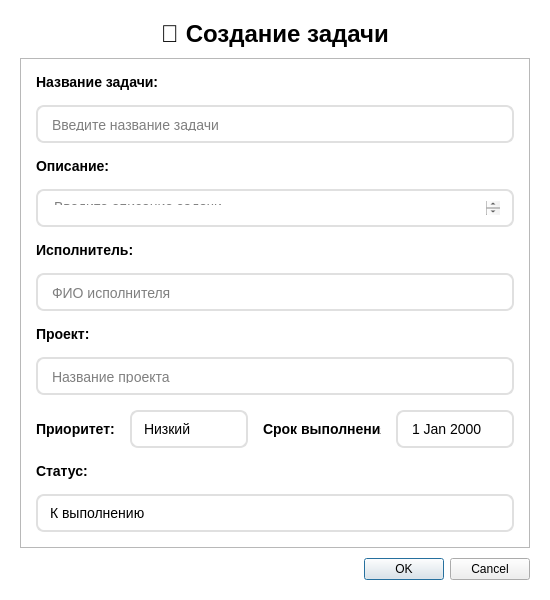
<?xml version="1.0" encoding="UTF-8"?>
<ui version="4.0">
 <class>TaskDialog</class>
 <widget class="QDialog" name="TaskDialog">
  <property name="geometry">
   <rect>
    <x>0</x>
    <y>0</y>
    <width>550</width>
    <height>600</height>
   </rect>
  </property>
  <property name="minimumSize">
   <size>
    <width>500</width>
    <height>550</height>
   </size>
  </property>
  <property name="windowTitle">
   <string>Создание/Редактирование задачи</string>
  </property>
  <property name="modal">
   <bool>true</bool>
  </property>
  <property name="styleSheet">
   <string notr="true">QDialog {
    background-color: white;
    font-family: 'Segoe UI', Arial, sans-serif;
}</string>
  </property>
  <layout class="QVBoxLayout" name="verticalLayout">
   <property name="spacing">
    <number>10</number>
   </property>
   <property name="leftMargin">
    <number>20</number>
   </property>
   <property name="topMargin">
    <number>20</number>
   </property>
   <property name="rightMargin">
    <number>20</number>
   </property>
   <property name="bottomMargin">
    <number>20</number>
   </property>
   <item>
    <widget class="QLabel" name="titleLabel">
     <property name="text">
      <string>&lt;html&gt;&lt;head/&gt;&lt;body&gt;&lt;p&gt;&lt;span style=&quot; font-size:18pt; font-weight:700;&quot;&gt;📝 Создание задачи&lt;/span&gt;&lt;/p&gt;&lt;/body&gt;&lt;/html&gt;</string>
     </property>
     <property name="alignment">
      <set>Qt::AlignmentFlag::AlignCenter</set>
     </property>
    </widget>
   </item>
   <item>
    <widget class="QFrame" name="frame">
     <property name="frameShape">
      <enum>QFrame::Shape::StyledPanel</enum>
     </property>
     <property name="frameShadow">
      <enum>QFrame::Shadow::Raised</enum>
     </property>
     <layout class="QVBoxLayout" name="verticalLayout_2">
      <property name="spacing">
       <number>15</number>
      </property>
      <property name="leftMargin">
       <number>15</number>
      </property>
      <property name="topMargin">
       <number>15</number>
      </property>
      <property name="rightMargin">
       <number>15</number>
      </property>
      <property name="bottomMargin">
       <number>15</number>
      </property>
      <item>
       <widget class="QLabel" name="labelTitle">
        <property name="text">
         <string>Название задачи:</string>
        </property>
        <property name="styleSheet">
         <string notr="true">font-weight: bold; font-size: 14px;</string>
        </property>
       </widget>
      </item>
      <item>
       <widget class="QLineEdit" name="lineEditTitle">
        <property name="placeholderText">
         <string>Введите название задачи</string>
        </property>
        <property name="styleSheet">
         <string notr="true">QLineEdit {
    border: 2px solid #E0E0E0;
    border-radius: 8px;
    padding: 10px 12px;
    font-size: 14px;
    background-color: white;
}
QLineEdit:focus {
    border: 2px solid #ccab6e;
}</string>
        </property>
       </widget>
      </item>
      <item>
       <widget class="QLabel" name="labelDescription">
        <property name="text">
         <string>Описание:</string>
        </property>
        <property name="styleSheet">
         <string notr="true">font-weight: bold; font-size: 14px;</string>
        </property>
       </widget>
      </item>
      <item>
       <widget class="QTextEdit" name="textEditDescription">
        <property name="maximumHeight">
         <number>100</number>
        </property>
        <property name="placeholderText">
         <string>Введите описание задачи</string>
        </property>
        <property name="styleSheet">
         <string notr="true">QTextEdit {
    border: 2px solid #E0E0E0;
    border-radius: 8px;
    padding: 10px 12px;
    font-size: 14px;
    background-color: white;
}
QTextEdit:focus {
    border: 2px solid #ccab6e;
}</string>
        </property>
       </widget>
      </item>
      <item>
       <widget class="QLabel" name="labelAssignee">
        <property name="text">
         <string>Исполнитель:</string>
        </property>
        <property name="styleSheet">
         <string notr="true">font-weight: bold; font-size: 14px;</string>
        </property>
       </widget>
      </item>
      <item>
       <widget class="QLineEdit" name="lineEditAssignee">
        <property name="placeholderText">
         <string>ФИО исполнителя</string>
        </property>
        <property name="styleSheet">
         <string notr="true">QLineEdit {
    border: 2px solid #E0E0E0;
    border-radius: 8px;
    padding: 10px 12px;
    font-size: 14px;
    background-color: white;
}
QLineEdit:focus {
    border: 2px solid #ccab6e;
}</string>
        </property>
       </widget>
      </item>
      <item>
       <widget class="QLabel" name="labelProject">
        <property name="text">
         <string>Проект:</string>
        </property>
        <property name="styleSheet">
         <string notr="true">font-weight: bold; font-size: 14px;</string>
        </property>
       </widget>
      </item>
      <item>
       <widget class="QLineEdit" name="lineEditProject">
        <property name="placeholderText">
         <string>Название проекта</string>
        </property>
        <property name="styleSheet">
         <string notr="true">QLineEdit {
    border: 2px solid #E0E0E0;
    border-radius: 8px;
    padding: 10px 12px;
    font-size: 14px;
    background-color: white;
}
QLineEdit:focus {
    border: 2px solid #ccab6e;
}</string>
        </property>
       </widget>
      </item>
      <item>
       <layout class="QHBoxLayout" name="horizontalLayout">
        <item>
         <widget class="QLabel" name="labelPriority">
          <property name="text">
           <string>Приоритет:</string>
          </property>
          <property name="styleSheet">
           <string notr="true">font-weight: bold; font-size: 14px;</string>
          </property>
         </widget>
        </item>
        <item>
         <widget class="QComboBox" name="comboBoxPriority">
          <property name="styleSheet">
           <string notr="true">QComboBox {
    border: 2px solid #E0E0E0;
    border-radius: 8px;
    padding: 8px 12px;
    font-size: 14px;
    background-color: white;
}
QComboBox:hover {
    border: 2px solid #ccab6e;
}
QComboBox::drop-down {
    border: none;
}</string>
          </property>
          <item>
           <property name="text">
            <string>Низкий</string>
           </property>
          </item>
          <item>
           <property name="text">
            <string>Средний</string>
           </property>
          </item>
          <item>
           <property name="text">
            <string>Высокий</string>
           </property>
          </item>
          <item>
           <property name="text">
            <string>Критический</string>
           </property>
          </item>
         </widget>
        </item>
        <item>
         <spacer name="horizontalSpacer">
          <property name="orientation">
           <enum>Qt::Orientation::Horizontal</enum>
          </property>
          <property name="sizeHint" stdset="0">
           <size>
            <width>40</width>
            <height>20</height>
           </size>
          </property>
         </spacer>
        </item>
        <item>
         <widget class="QLabel" name="labelDeadline">
          <property name="text">
           <string>Срок выполнения:</string>
          </property>
          <property name="styleSheet">
           <string notr="true">font-weight: bold; font-size: 14px;</string>
          </property>
         </widget>
        </item>
        <item>
         <widget class="QDateEdit" name="dateEditDeadline">
          <property name="calendarPopup">
           <bool>true</bool>
          </property>
          <property name="styleSheet">
           <string notr="true">QDateEdit {
    border: 2px solid #E0E0E0;
    border-radius: 8px;
    padding: 8px 12px;
    font-size: 14px;
    background-color: white;
}
QDateEdit:hover {
    border: 2px solid #ccab6e;
}
QDateEdit::drop-down {
    border: none;
}</string>
          </property>
         </widget>
        </item>
       </layout>
      </item>
      <item>
       <widget class="QLabel" name="labelStatus">
        <property name="text">
         <string>Статус:</string>
        </property>
        <property name="styleSheet">
         <string notr="true">font-weight: bold; font-size: 14px;</string>
        </property>
       </widget>
      </item>
      <item>
       <widget class="QComboBox" name="comboBoxStatus">
        <property name="styleSheet">
         <string notr="true">QComboBox {
    border: 2px solid #E0E0E0;
    border-radius: 8px;
    padding: 10px 12px;
    font-size: 14px;
    background-color: white;
}
QComboBox:hover {
    border: 2px solid #ccab6e;
}
QComboBox::drop-down {
    border: none;
}</string>
        </property>
        <item>
         <property name="text">
          <string>К выполнению</string>
         </property>
        </item>
        <item>
         <property name="text">
          <string>В работе</string>
         </property>
        </item>
        <item>
         <property name="text">
          <string>На проверке</string>
         </property>
        </item>
        <item>
         <property name="text">
          <string>Выполнено</string>
         </property>
        </item>
       </widget>
      </item>
     </layout>
    </widget>
   </item>
   <item>
    <spacer name="verticalSpacer">
     <property name="orientation">
      <enum>Qt::Orientation::Vertical</enum>
     </property>
     <property name="sizeHint" stdset="0">
      <size>
       <width>20</width>
       <height>20</height>
      </size>
     </property>
    </spacer>
   </item>
   <item>
    <widget class="QDialogButtonBox" name="buttonBox">
     <property name="orientation">
      <enum>Qt::Orientation::Horizontal</enum>
     </property>
     <property name="standardButtons">
      <set>QDialogButtonBox::StandardButton::Cancel|QDialogButtonBox::StandardButton::Ok</set>
     </property>
    </widget>
   </item>
  </layout>
 </widget>
 <resources/>
 <connections/>
</ui>
